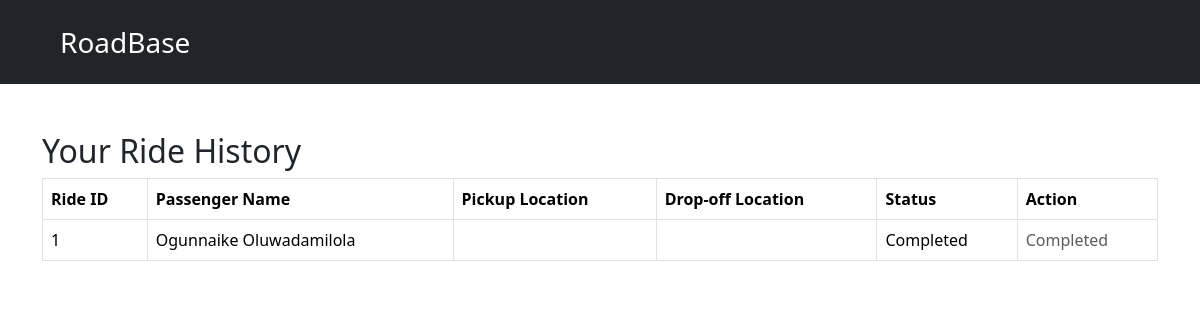
Before: /view_ride_history.php (signed in) with the older database file.
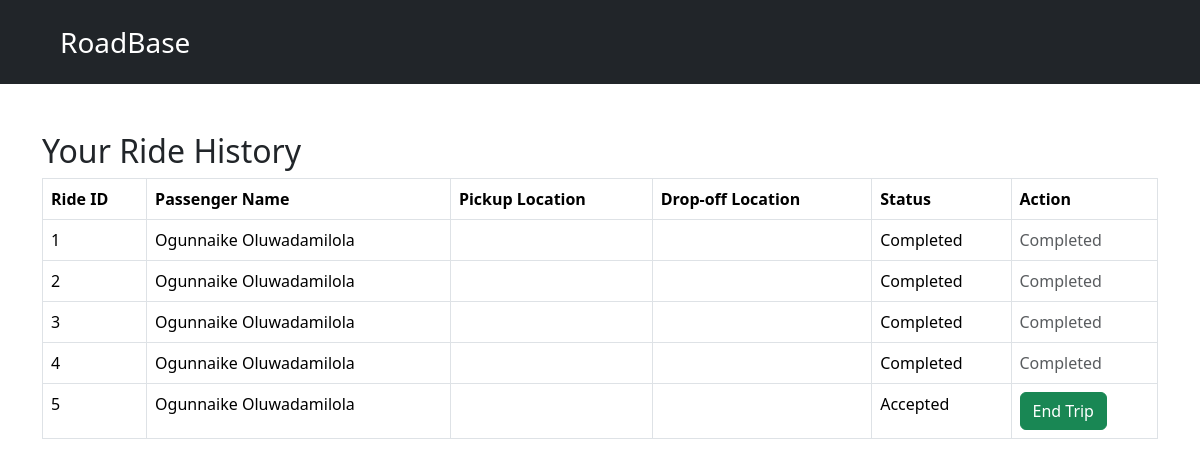
After: the same page with the newer database file.
### tables this page shows
CREATE TABLE `ride_requests` (
  `id` int(11) NOT NULL,
  `passenger_id` int(11) DEFAULT NULL,
  `driver_id` int(11) DEFAULT NULL,
  `pickup_location` varchar(255) DEFAULT NULL,
  `dropoff_location` varchar(255) DEFAULT NULL,
  `status` enum('pending','accepted','completed','canceled') DEFAULT 'pending',
  `date` timestamp NOT NULL DEFAULT current_timestamp(),
  `payment_status` enum('pending','completed') DEFAULT 'pending'
);

CREATE TABLE `passengers` (
  `id` int(11) NOT NULL,
  `name` varchar(100) DEFAULT NULL,
  `email` varchar(100) DEFAULT NULL,
  `phone` varchar(20) DEFAULT NULL,
  `address` text DEFAULT NULL,
  `password` varchar(255) DEFAULT NULL,
  `payment_status` enum('pending','completed') DEFAULT 'pending'
);

### view_ride_history.php (the view, shortened to what this page needs)
<?php
require 'config/database.php';
$driver_id = $_SESSION['user_id'];
$sql = "SELECT rr.*, p.name AS passenger_name
        FROM ride_requests rr
        JOIN passengers p ON rr.passenger_id = p.id
        WHERE rr.driver_id = :driver_id AND (rr.status = 'accepted' OR rr.status = 'completed')";
$stmt = $pdo->prepare($sql);
$stmt->execute(['driver_id' => $driver_id]);
$rides = $stmt->fetchAll(PDO::FETCH_ASSOC);
?>
<!DOCTYPE html>
<html lang="en">
<head>
    <link rel="stylesheet" href="https://cdn.jsdelivr.net/npm/bootstrap@5.3.3/dist/css/bootstrap.min.css">
</head>
<body>
    <?php include 'navbar.php'; ?>
    <div class="container mt-5">
        <h2>Your Ride History</h2>
        <table class="table table-bordered">
            <thead>
                <tr>
                    <th>Ride ID</th>
                    <th>Passenger Name</th>
                    <th>Pickup Location</th>
                    <th>Drop-off Location</th>
                    <th>Status</th>
                    <th>Action</th>
                </tr>
            </thead>
            <tbody>
                <?php if ($rides): ?>
                    <?php foreach ($rides as $ride): ?>
                        <tr>
                            <td><?php echo $ride['id']; ?></td>
                            <td><?php echo $ride['passenger_name']; ?></td>
                            <td><?php echo $ride['pickup_location']; ?></td>
                            <td><?php echo $ride['dropoff_location']; ?></td>
                            <td><?php echo ucfirst($ride['status']); ?></td>
                            <td>
                                <?php if ($ride['status'] == 'accepted'): ?>
                                    <button class="btn btn-success end-trip" data-ride-id="<?php echo $ride['id']; ?>">End Trip</button>
                                <?php else: ?>
                                    <span class="text-muted">Completed</span>
                                <?php endif; ?>
                            </td>
                        </tr>
                    <?php endforeach; ?>
                <?php else: ?>
                    <tr>
                        <td colspan="6" class="text-center">No rides found.</td>
                    </tr>
                <?php endif; ?>
            </tbody>
        </table>
    </div>
</body>
</html>

Changed rows visible on the page:
added ride_requests: id "2", passenger.name "Ogunnaike Oluwadamilola", status "Completed"
added ride_requests: id "3", passenger.name "Ogunnaike Oluwadamilola", status "Completed"
added ride_requests: id "4", passenger.name "Ogunnaike Oluwadamilola", status "Completed"
added ride_requests: id "5", passenger.name "Ogunnaike Oluwadamilola", status "Accepted"
